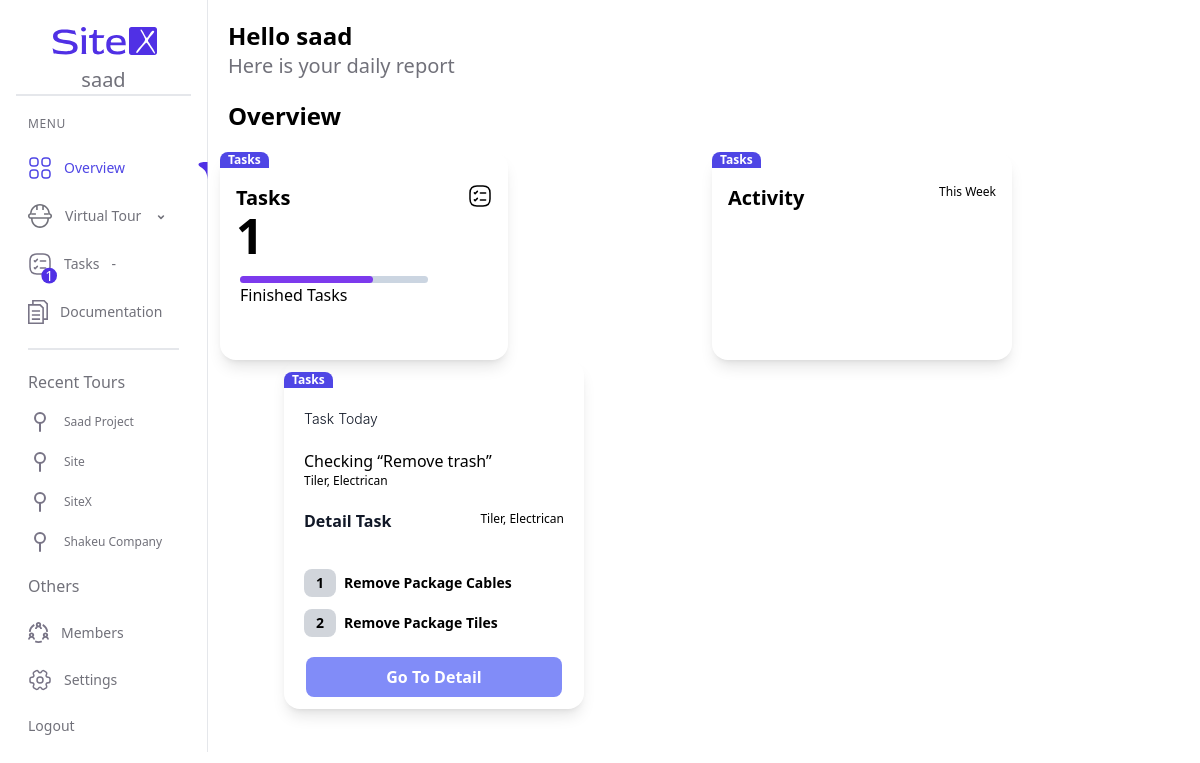
The page /dashboard/ (signed in) on the database its author committed.
### myapp/models.py (models this page shows, shortened)
class Project(models.Model):
    user = models.ForeignKey(User, on_delete=models.CASCADE)
    project_name = models.CharField(max_length=30)
    slug = models.SlugField(unique=True, max_length=100, blank=True, null=True)
    project_size = models.CharField(max_length=30)
    project_address= models.CharField(max_length=30)
    add_members = models.CharField(max_length=30)
    group = models.CharField(max_length=30)
    project_manager = models.CharField(max_length=30)
    date = models.DateField()
    created_at = models.DateTimeField(auto_now_add=True)

### myapp/views.py (the view)
# urls.py: path('dashboard/', views.dash, name='dashboard'),
@login_required
def dash(request):
    task_count = Task.objects.filter(user=request.user).count()
    projects = Project.objects.filter(user=request.user).order_by('-created_at')
    return render(request, 'over.html', {'task_count': task_count, 'projects': projects})  # Replace 'dashboard.html' with your actual dashboard template

### templates/over.html (shortened to what this page needs)
{% extends "base.html" %}
{% load static %}
{% block content %}
<h1 class="text-black text-2xl font-semibold m-5">Hello {{ user.username }}
    <span>
        <p class="text-zinc-500 text-xl font-normal">Here is your daily report</p>
    </span>
</h1>
    <h1 class="text-black text-2xl font-semibold m-5">Overview</h1>
<div class="flex justify-between px-3 items-baseline space-x-16 flex-wrap">
<div class="h-52 w-72 rounded-2xl  shadow-lg  font-['Plus Jakarta Sans']">
    <h1 class="bg-indigo-600 text-white text-xs w-fit px-2 text-center font-semibold  rounded-t-lg">Tasks</h1>
    <div class="flex justify-between">
        <div class="m-4 text-black text-xl font-semibold">Tasks <h1 class="text-5xl font-bold">{{ task_count }}</h1></div>
       <div>
    </div>
</div>
    <div class="flex-col flex items-start mx-5 ">
        <div><div class="w-[188px] h-[7px] relative">
            <div class="w-[133px] h-[7px] left-0 top-0 absolute bg-violet-600 rounded-[31px]"></div>
        </div></div>
        <h3>Finished Tasks</h3>
    </div>
</div>
<div class="w-[300px] h-52  rounded-2xl shadow-lg">
    <h1 class="bg-indigo-600 text-white text-xs w-fit px-2 text-center font-semibold  rounded-t-lg">Tasks</h1>
    <div class="flex justify-between">
        <div class="m-4 text-black text-xl font-semibold">Activity</div>
     <div>
        <h1 class="text-xs font-normal m-4">This Week</h1>
    </div>
</div>
</div>
<div class="w-[300px] h-fit py-3  rounded-2xl shadow-lg ">
    <h1 class="bg-indigo-600 text-white text-xs w-fit px-2 text-center font-semibold  rounded-t-lg">Tasks</h1>
   <h1 class="m-5 text-gray-900 text-sm font-light font-['Inter'] leading-[21px]">Task Today
   </h1>
   <h1 class="mx-5 flex justify-between items-center">Checking “Remove trash”
</h1>
   <h1 class="mx-5 text-xs">Tiler, Electrican</h1>
   <div class="flex justify-between items-center m-5">
    <h1 class="w-[100px] h-5 text-gray-900 text-base font-semibold ">Detail Task</h1>
    <h1 class="text-xs">Tiler, Electrican</h1>
   </div>
   <ul class="space-y-3 mx-5  mt-10 font-bold text-base">
    <li class=" flex justify-start items-center space-x-2 text-sm font-semibold" ><div class="bg-gray-300 rounded-lg flex px-3 py-1 ">1</div><h2>Remove Package Cables</h2></li>
    <li class=" flex justify-start items-center space-x-2 text-sm font-semibold" ><div class="bg-gray-300 rounded-lg flex px-3 py-1 ">2</div><h2>Remove Package Tiles</h2></li>
   </ul>
   <div class="mt-5 flex justify-center items-center "><button class=" bg-indigo-400 px-20 py-2 rounded-lg font-semibold text-white">Go To Detail</button></div>
</div>
</div>
{% endblock %}

### templates/base.html (shortened to what this page needs)
{% load static %}
<!DOCTYPE html>
<html>
<head>
    <link rel="stylesheet" href="https://cdn.jsdelivr.net/npm/flatpickr/dist/flatpickr.min.css">
    <script src="https://cdn.tailwindcss.com?plugins=forms,typography,aspect-ratio,line-clamp"></script>
        <script src="https://cdn.tailwindcss.com"></script>
        <link rel="stylesheet" href="{% static 'style.css' %}">
</head>
<body>
    <div class="container">
        <div class="flex">
            <aside id="dashboard-sidebar" class="border-r  bg-white w-52 p-4 text-zinc-500 font-medium  text-sm">
                <div class="flex flex-col justify-center items-center border-b-2">
                    <img class="w-min" src="{% static 'img/SiteX logo.svg' %}" alt="" srcset="">
                    <div class="text-xl animate-pulse">{{ user.username }}</div>
                </div>
                <ul class="space-y-6 mx-3  mt-5">
                    <h2 class="text-zinc-500 text-xs tracking-wider font-normal">MENU</h2>
                    <li class="flex items-end justify-between space-x-3 group w-44">
                        <a href="{% url 'dashboard' %}" class="flex items-center space-x-3">
                            <svg class="  {% if request.path == '/dashboard/' %} fill-indigo-600 {% else %} fill-zinc-500 {% endif %}" width="24" height="24" viewbox="0 0 24 24" fill="none" xmlns="http://www.w3.org/2000/svg">
                                <path d="M7 10.75H5C2.58 10.75 1.25 9.42 1.25 7V5C1.25 2.58 2.58 1.25 5 1.25H7C9.42 1.25 10.75 2.58 10.75 5V7C10.75 9.42 9.42 10.75 7 10.75ZM5 2.75C3.42 2.75 2.75 3.42 2.75 5V7C2.75 8.58 3.42 9.25 5 9.25H7C8.58 9.25 9.25 8.58 9.25 7V5C9.25 3.42 8.58 2.75 7 2.75H5Z"/>
                                <path d="M19 10.75H17C14.58 10.75 13.25 9.42 13.25 7V5C13.25 2.58 14.58 1.25 17 1.25H19C21.42 1.25 22.75 2.58 22.75 5V7C22.75 9.42 21.42 10.75 19 10.75ZM17 2.75C15.42 2.75 14.75 3.42 14.75 5V7C14.75 8.58 15.42 9.25 17 9.25H19C20.58 9.25 21.25 8.58 21.25 7V5C21.25 3.42 20.58 2.75 19 2.75H17Z"/>
                                <path d="M19 22.75H17C14.58 22.75 13.25 21.42 13.25 19V17C13.25 14.58 14.58 13.25 17 13.25H19C21.42 13.25 22.75 14.58 22.75 17V19C22.75 21.42 21.42 22.75 19 22.75ZM17 14.75C15.42 14.75 14.75 15.42 14.75 17V19C14.75 20.58 15.42 21.25 17 21.25H19C20.58 21.25 21.25 20.58 21.25 19V17C21.25 15.42 20.58 14.75 19 14.75H17Z"/>
                                <path d="M7 22.75H5C2.58 22.75 1.25 21.42 1.25 19V17C1.25 14.58 2.58 13.25 5 13.25H7C9.42 13.25 10.75 14.58 10.75 17V19C10.75 21.42 9.42 22.75 7 22.75ZM5 14.75C3.42 14.75 2.75 15.42 2.75 17V19C2.75 20.58 3.42 21.25 5 21.25H7C8.58 21.25 9.25 20.58 9.25 19V17C9.25 15.42 8.58 14.75 7 14.75H5Z"/>
                            </svg>
                            <span class="{% if request.path == '/dashboard/' %}text-indigo-600{% else %}group-hover:text-indigo-600{% endif %}">Overview</span>
                        </a>
                        {% if request.path == '/dashboard/' %}
    <svg style="position: relative; left: 6; " width="14" height="18" viewBox="0 0 14 28" fill="none" xmlns="http://www.w3.org/2000/svg">
        <path d="M0 4.05016C0 -0.917614 14 0.0823975 14 0.0823975V27.0824C14 9.0179 0 9.01794 0 4.05016Z" fill="#5030E5"/>
    </svg>
    {% endif %}
                    </li>
                    <li class="flex space-x-3 items-center group w-44" >
                        <a href="{% url 'virtual' %}" class="{% if request.path == '/virtual/' %}text-indigo-600{% else %} group-hover:text-indigo-600 {% endif %}">Virtual Tour</a>
                        <button id="virtual-tour-dropdown" > <svg xmlns="http://www.w3.org/2000/svg" class="w-4 h-5 " viewBox="0 0 20 20" fill="currentColor" aria-hidden="true">
                            <path fill-rule="evenodd" d="M6.293 9.293a1 1 0 011.414 0L10 11.586l2.293-2.293a1 1 0 111.414 1.414l-3 3a1 1 0 01-1.414 0l-3-3a1 1 0 010-1.414z" clip-rule="evenodd" />
                        </svg></button>
                    </li>
                    <li class="relative flex space-x-3 items-center w-44">
                        <svg class="absolute -left-2 top-2" width="25" height="25" viewBox="0 0 32 32" fill="none" xmlns="http://www.w3.org/2000/svg">
                            <rect x="12" y="10" width="20" height="20" rx="10" fill="#5030E5" />
                            <text x="22" y="22" fill="white" font-size="18" text-anchor="middle" dominant-baseline="middle">{{ task_count }}</text>
                        </svg>
                        <a href="{% url 'tasks' %}" class="{% if request.path == '/tasks/' %}text-indigo-600{% else %} group-hover:text-indigo-600 {% endif %}">Tasks</a>
                        <button id="tasks-dropdown">-</button>
                    </li>
                    <li class="flex space-x-3 items-center">
                        <a href="doc.html">Documentation</a>
                    </li>
                    <div class="border-b-2"></div>
                </ul>
                <ul class="space-y-4 mx-3 text-xs mt-5">
                    <h2 class="  text-zinc-500 text-base font-normal font-['Plus Jakarta Sans'] text-start mb-4">Recent Tours</h2>
                    {% for project in projects %}
                    <li class="flex space-x-3 items-center">
                        <a class="" href="{% url 'virtual_tour' project.slug %}">{{ project.project_name }}</a>
                    </li>
                    {% endfor %}
                </ul>
                <ul class="space-y-6 mx-3  mt-5">
                    <h2 class="  text-zinc-500 text-base font-normal text-start mb-4">Others</h2>
                    <li class="flex space-x-3 items-center">
                        <a href="">Members</a>
                    </li>
                    <li class="flex space-x-3 items-center">
                        <a href="">Settings</a>
                    </li>
                    <li class="flex items-end ">                    <a href="{% url 'logout' %}">Logout</a>
                    </li>
                </ul>
            </aside>
            <main class="">
                {% block content %}
                {% endblock %}
            </main>
        </div>
        </div>
</body>
</html>

### static/style.css (style rules this page uses)
* { -webkit-box-sizing: border-box; -moz-box-sizing: border-box; box-sizing: border-box; -moz-user-select: none; -webkit-user-select: none; -ms-user-select: none; user-select: none; -webkit-user-drag: none; -webkit-touch-callout: none; -ms-content-zooming: none; }
html, body { width: 100%; height: 100%; padding: 0; margin: 0; overflow: hidden; }

### rows shown on the page
Project: project_name "Saad Project"
Project: project_name "Site"
Project: project_name "SiteX"
Project: project_name "Shakeu Company"

### other values the page prints
{{ user.username }} "saad"
{{ task_count }} "1"
